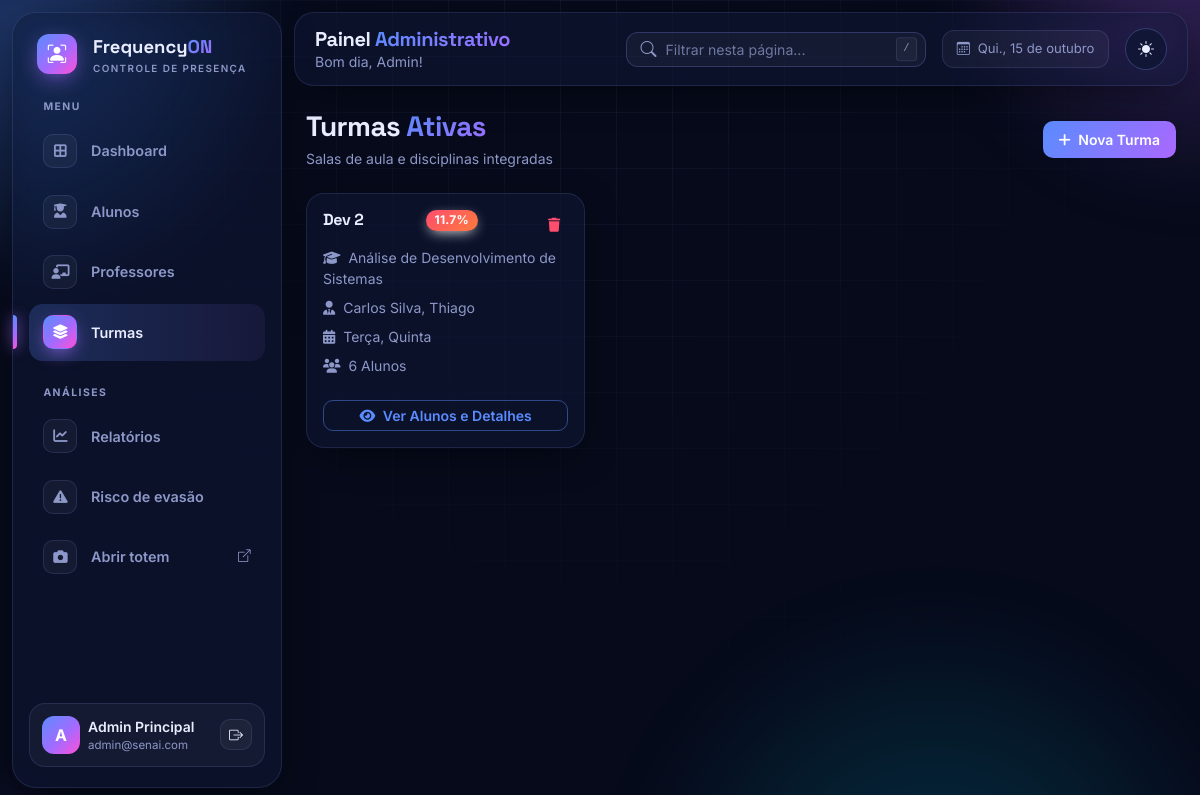
The page /admin/turmas (signed in) on the database as committed earlier.
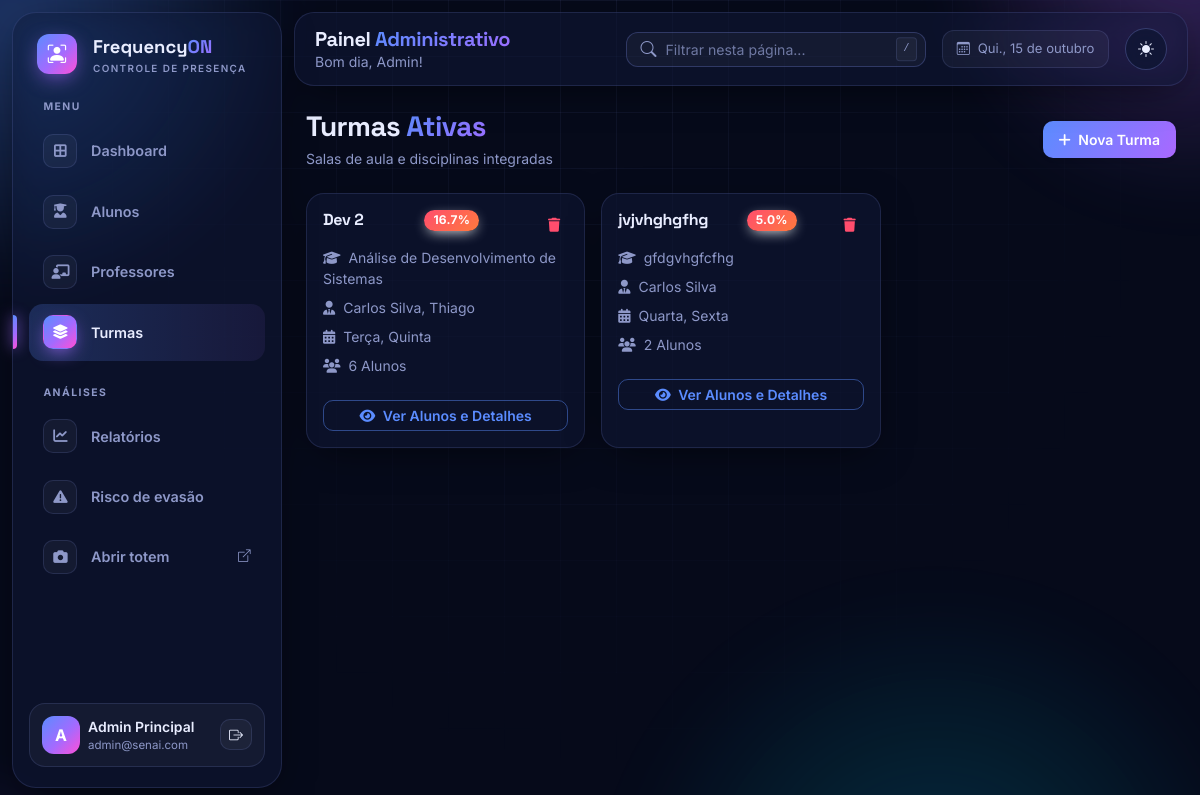
The same page on the database as committed later.
### database.py (models this page shows, shortened)
class Turma(db.Model):
    __tablename__ = "turmas"
    id = db.Column(db.Integer, primary_key=True)
    nome = db.Column(db.String(120), nullable=False)
    curso = db.Column(db.String(120), nullable=False)
    alunos = db.relationship("Aluno", back_populates="turma")
    vinculos = db.relationship("ProfessorTurma", back_populates="turma",
                               cascade="all, delete-orphan")
    @property
    def professores(self):
        return sorted((v.professor for v in self.vinculos), key=lambda p: p.nome)
    @property
    def nomes_professores(self):
        return ", ".join(p.nome for p in self.professores) or "Sem professor"
    @property
    def dias_aula(self):
        return tuple(sorted({d for v in self.vinculos for d in v.dias_semana}))
    @property
    def dias_aula_nomes(self):
        return ", ".join(NOMES_DIAS[d] for d in self.dias_aula) or "Nenhum dia definido"
    @property
    def frequencia_media(self):
        v = [a.frequencia for a in self.alunos]
        return round(sum(v) / len(v), 1) if v else 0

class ProfessorTurma(db.Model):
    __tablename__ = "professor_turma"
    professor_id = db.Column(db.Integer, db.ForeignKey("professores.id"), primary_key=True)
    turma_id = db.Column(db.Integer, db.ForeignKey("turmas.id"), primary_key=True)
    dias = db.Column(db.String(20), nullable=False, default="")   # ex: "1,3" = terça e quinta
    professor = db.relationship("Professor", back_populates="vinculos")
    turma = db.relationship("Turma", back_populates="vinculos")
    @property
    def dias_semana(self):
        return tuple(int(d) for d in self.dias.split(",") if d.strip().isdigit())

class UsuarioMixin:
    def set_senha(self, senha):
        self.senha_hash = generate_password_hash(senha)
    def check_senha(self, senha):
        return check_password_hash(self.senha_hash, senha)

class Professor(UsuarioMixin, db.Model):
    __tablename__ = "professores"
    id = db.Column(db.Integer, primary_key=True)
    nome = db.Column(db.String(120), nullable=False)
    email = db.Column(db.String(120), unique=True, nullable=False)
    senha_hash = db.Column(db.String(255), nullable=False)
    departamento = db.Column(db.String(120))
    foto = db.Column(db.String(255))
    vinculos = db.relationship("ProfessorTurma", back_populates="professor",
                               cascade="all, delete-orphan")

### app.py (the view, shortened to what this page needs)
@admin.route("/turmas", methods=["GET", "POST"])
@requer("admin")
def turmas():
    return render_template("admin/turmas.html", turmas=Turma.query.all(),
                           professores=Professor.query.order_by(Professor.nome).all())

### app.py (called while the page is built)
def usuario_atual():
    tipo, uid = session.get("tipo"), session.get("uid")
    modelo = {"admin": Admin, "professor": Professor, "aluno": Aluno}.get(tipo)
    return db.session.get(modelo, uid) if modelo and uid else None

def requer(tipo):
    def deco(f):
        @wraps(f)
        def wrapper(*a, **kw):
            if session.get("tipo") != tipo or not usuario_atual():
                return redirect(url_for({"admin": "login_admin", "professor": "login_professor"}
                                        .get(tipo, "login_aluno")))
            return f(*a, **kw)
        return wrapper
    return deco

### database.py (called while the page is built)
def filtro_dias_aula(coluna, dias):
    return func.strftime("%w", coluna).in_([str((d + 1) % 7) for d in dias])

### templates/admin/turmas.html (shortened to what this page needs)
{% extends 'admin/base.html' %}
{% block content %}
<div class="d-flex align-items-center justify-content-between mb-4">
    <div>
        <h1 class="h3 fw-bold mb-1">Turmas <span class="fo-gradient-text">Ativas</span></h1>
        <p class="text-muted mb-0 small">Salas de aula e disciplinas integradas</p>
    </div>
    <button class="btn btn-primary fw-semibold btn-sm px-3 py-2 shadow-sm" data-bs-toggle="modal" data-bs-target="#modalTurma">
        <i class="fa-solid fa-plus me-1"></i> Nova Turma
    </button>
</div>
<div class="row g-3">
    {% for turma in turmas %}
    <div class="col-md-6 col-xl-4" data-busca-item>
        <div class="card border-0 shadow-sm rounded-3 h-100">
            <div class="card-body p-3 d-flex flex-column">
                <div>
                    <div class="d-flex justify-content-between align-items-start mb-2">
                        <h6 class="fw-bold text-dark mb-0">{{ turma.nome }}</h6>
                        <span class="badge {% if turma.frequencia_media < 75 %}bg-danger{% else %}bg-primary{% endif %}">
                            {{ turma.frequencia_media }}%
                        </span>
                        <form class="d-inline-block" method="POST" action="{{ url_for('admin.deletar_turma', id=turma.id) }}" onsubmit="return confirm('Tem certeza que deseja excluir?');">
                            <button type="submit" class="btn btn-outline-danger btn-sm border-0">
                                <i class="fa-solid fa-trash"></i>
                            </button>
                        </form>
                    </div>
                    <p class="text-muted small mb-2"><i class="fa-solid fa-graduation-cap me-1"></i> {{ turma.curso }}</p>
                    <p class="text-muted small mb-2"><i class="fa-solid fa-user-tie me-1"></i> {{ turma.nomes_professores }}</p>
                    <p class="text-muted small mb-2"><i class="fa-solid fa-calendar-days me-1"></i> {{ turma.dias_aula_nomes }}</p>
                    <p class="text-muted small mb-3"><i class="fa-solid fa-users me-1"></i> {{ turma.alunos|length }} Alunos</p>
                </div>
                <a href="{{ url_for('admin.detalhes_turma', id=turma.id) }}" class="btn btn-outline-primary btn-sm w-100 fw-semibold mt-2">
                    <i class="fa-solid fa-eye me-1"></i> Ver Alunos e Detalhes
                </a>
            </div>
        </div>
    </div>
    {% else %}
    <div class="col-12"><p class="text-muted">Nenhuma turma cadastrada.</p></div>
    {% endfor %}
</div>
{% endblock %}

Rows that differ between the two databases and show on the page:
computed for Turma "Dev 2": frequencia_media "11.7" → "16.7"
added Turma: nome "jvjvhghgfhg", frequencia_media "5.0", curso "gfdgvhgfcfhg", nomes_professores "Carlos Silva", dias_aula_nomes "Quarta, Sexta", alunos|length "2"
